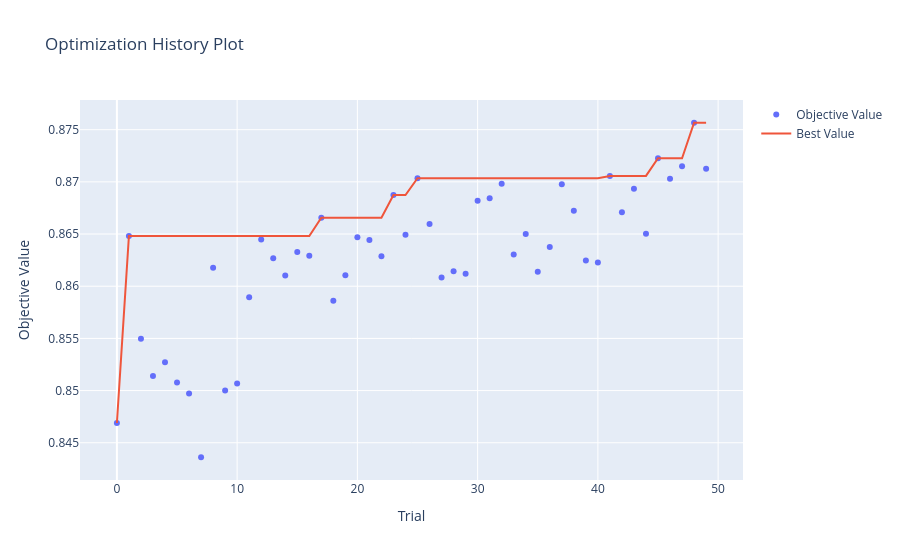

The notebook cell saved with this chart:
### Code cell
vis.plot_optimization_history(xgb_study)
